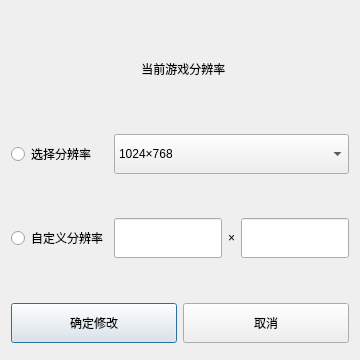
<?xml version="1.0" encoding="UTF-8"?>
<ui version="4.0">
 <class>DPI</class>
 <widget class="QDialog" name="DPI">
  <property name="windowModality">
   <enum>Qt::NonModal</enum>
  </property>
  <property name="geometry">
   <rect>
    <x>0</x>
    <y>0</y>
    <width>360</width>
    <height>360</height>
   </rect>
  </property>
  <property name="windowTitle">
   <string>Dialog</string>
  </property>
  <layout class="QGridLayout" name="gridLayout_2">
   <item row="1" column="0">
    <widget class="QPushButton" name="sure">
     <property name="minimumSize">
      <size>
       <width>0</width>
       <height>40</height>
      </size>
     </property>
     <property name="text">
      <string>确定修改</string>
     </property>
    </widget>
   </item>
   <item row="1" column="1">
    <widget class="QPushButton" name="back">
     <property name="minimumSize">
      <size>
       <width>0</width>
       <height>40</height>
      </size>
     </property>
     <property name="text">
      <string>取消</string>
     </property>
    </widget>
   </item>
   <item row="0" column="0" colspan="2">
    <layout class="QGridLayout" name="gridLayout">
     <item row="5" column="0">
      <widget class="QRadioButton" name="radioButton_2">
       <property name="minimumSize">
        <size>
         <width>0</width>
         <height>40</height>
        </size>
       </property>
       <property name="text">
        <string>自定义分辨率</string>
       </property>
      </widget>
     </item>
     <item row="1" column="0" colspan="4">
      <widget class="QLabel" name="label">
       <property name="sizePolicy">
        <sizepolicy hsizetype="Preferred" vsizetype="Fixed">
         <horstretch>0</horstretch>
         <verstretch>0</verstretch>
        </sizepolicy>
       </property>
       <property name="minimumSize">
        <size>
         <width>0</width>
         <height>40</height>
        </size>
       </property>
       <property name="text">
        <string>  当前游戏分辨率</string>
       </property>
       <property name="alignment">
        <set>Qt::AlignCenter</set>
       </property>
      </widget>
     </item>
     <item row="3" column="1" colspan="3">
      <widget class="QComboBox" name="comboBox">
       <property name="minimumSize">
        <size>
         <width>0</width>
         <height>40</height>
        </size>
       </property>
       <item>
        <property name="text">
         <string>1024×768</string>
        </property>
       </item>
       <item>
        <property name="text">
         <string>800×600</string>
        </property>
       </item>
      </widget>
     </item>
     <item row="5" column="2">
      <widget class="QLabel" name="label_2">
       <property name="text">
        <string>×</string>
       </property>
       <property name="alignment">
        <set>Qt::AlignCenter</set>
       </property>
      </widget>
     </item>
     <item row="5" column="3">
      <widget class="QLineEdit" name="lineEdit_height">
       <property name="minimumSize">
        <size>
         <width>0</width>
         <height>40</height>
        </size>
       </property>
       <property name="alignment">
        <set>Qt::AlignCenter</set>
       </property>
      </widget>
     </item>
     <item row="5" column="1">
      <widget class="QLineEdit" name="lineEdit_width">
       <property name="minimumSize">
        <size>
         <width>0</width>
         <height>40</height>
        </size>
       </property>
       <property name="alignment">
        <set>Qt::AlignCenter</set>
       </property>
      </widget>
     </item>
     <item row="3" column="0">
      <widget class="QRadioButton" name="radioButton">
       <property name="minimumSize">
        <size>
         <width>0</width>
         <height>40</height>
        </size>
       </property>
       <property name="text">
        <string>选择分辨率</string>
       </property>
      </widget>
     </item>
     <item row="2" column="0" colspan="4">
      <spacer name="verticalSpacer_2">
       <property name="orientation">
        <enum>Qt::Vertical</enum>
       </property>
       <property name="sizeType">
        <enum>QSizePolicy::Preferred</enum>
       </property>
       <property name="sizeHint" stdset="0">
        <size>
         <width>20</width>
         <height>40</height>
        </size>
       </property>
      </spacer>
     </item>
     <item row="4" column="0" colspan="4">
      <spacer name="verticalSpacer_3">
       <property name="orientation">
        <enum>Qt::Vertical</enum>
       </property>
       <property name="sizeType">
        <enum>QSizePolicy::Preferred</enum>
       </property>
       <property name="sizeHint" stdset="0">
        <size>
         <width>20</width>
         <height>40</height>
        </size>
       </property>
      </spacer>
     </item>
     <item row="0" column="0" colspan="4">
      <spacer name="verticalSpacer">
       <property name="orientation">
        <enum>Qt::Vertical</enum>
       </property>
       <property name="sizeType">
        <enum>QSizePolicy::Preferred</enum>
       </property>
       <property name="sizeHint" stdset="0">
        <size>
         <width>20</width>
         <height>40</height>
        </size>
       </property>
      </spacer>
     </item>
     <item row="6" column="0" colspan="4">
      <spacer name="verticalSpacer_4">
       <property name="orientation">
        <enum>Qt::Vertical</enum>
       </property>
       <property name="sizeType">
        <enum>QSizePolicy::Preferred</enum>
       </property>
       <property name="sizeHint" stdset="0">
        <size>
         <width>20</width>
         <height>40</height>
        </size>
       </property>
      </spacer>
     </item>
    </layout>
   </item>
   <item row="2" column="0" colspan="2">
    <spacer name="verticalSpacer_5">
     <property name="orientation">
      <enum>Qt::Vertical</enum>
     </property>
     <property name="sizeType">
      <enum>QSizePolicy::Fixed</enum>
     </property>
     <property name="sizeHint" stdset="0">
      <size>
       <width>20</width>
       <height>6</height>
      </size>
     </property>
    </spacer>
   </item>
  </layout>
  <zorder>sure</zorder>
  <zorder>label</zorder>
  <zorder>comboBox</zorder>
  <zorder>back</zorder>
  <zorder>radioButton</zorder>
  <zorder>radioButton_2</zorder>
  <zorder>lineEdit_width</zorder>
  <zorder>lineEdit_height</zorder>
  <zorder>label_2</zorder>
  <zorder>verticalSpacer_5</zorder>
 </widget>
 <resources/>
 <connections/>
</ui>
